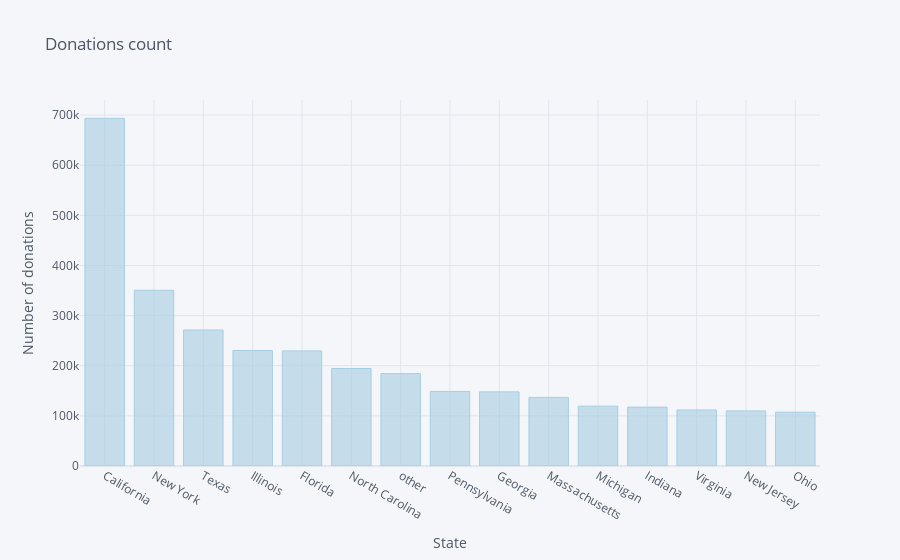

Notebook cell for this chart:
### Code cell
s3.iplot(kind='bar' , xTitle='State',yTitle='Number of donations',title='Donations count',colorscale='paired')

### Figure 1 — Plotly figure (JSON) as saved in the notebook; plotly's stock layout.template omitted (floating-point values rounded to 4 significant figures)
{"data": [{"marker": {"color": "rgba(166, 206, 227, 0.6)", "line": {"color": "rgba(166, 206, 227, 1.0)", "width": 1}}, "name": "Donation ID", "orientation": "v", "text": "", "type": "bar", "x": ["California", "New York", "Texas", "Illinois", "Florida", "North Carolina", "other", "Pennsylvania", "Georgia", "Massachusetts", "Michigan", "Indiana", "Virginia", "New Jersey", "Ohio"], "y": [693577, 350553, 271348, 230350, 229542, 194465, 184324, 148752, 147897, 136845, 119337, 117470, 111740, 109926, 107401]}], "layout": {"legend": {"bgcolor": "#F5F6F9", "font": {"color": "#4D5663"}}, "paper_bgcolor": "#F5F6F9", "plot_bgcolor": "#F5F6F9", "title": {"font": {"color": "#4D5663"}, "text": "Donations count"}, "xaxis": {"gridcolor": "#E1E5ED", "showgrid": true, "tickfont": {"color": "#4D5663"}, "title": {"font": {"color": "#4D5663"}, "text": "State"}, "zerolinecolor": "#E1E5ED", "type": "category", "range": [-0.5, 14.5], "autorange": true}, "yaxis": {"gridcolor": "#E1E5ED", "showgrid": true, "tickfont": {"color": "#4D5663"}, "title": {"font": {"color": "#4D5663"}, "text": "Number of donations"}, "zerolinecolor": "#E1E5ED", "type": "linear", "range": [0, 730100.0], "autorange": true}, "autosize": true}}
